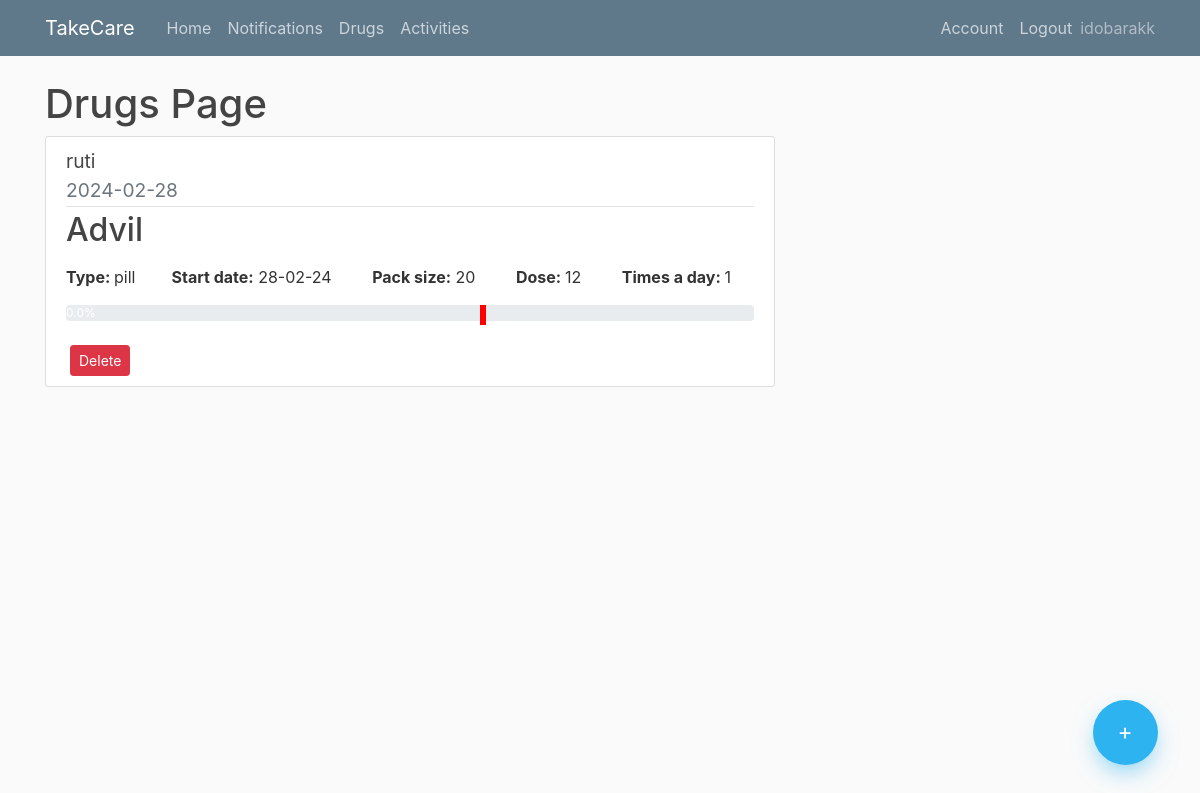
The app's page /drugs (signed in) with its own data.
### app/models.py (models this page shows, shortened)
class User(db.Model, UserMixin):
    id = db.Column(db.Integer, primary_key=True)
    username = db.Column(db.String(20), unique=True,nullable=False)
    email = db.Column(db.String(100), unique=True,nullable=False)
    image_file = db.Column(db.String(100),nullable=False,default='default.jpg')
    password= db.Column(db.String(60),nullable=False)
    ElderlyUser = db.relationship('Elderlyuser',backref='creator',lazy=True )
    Notifications = db.relationship('Notification',backref='creator',lazy=True )
    Drugs = db.relationship('Drug',backref='creator',lazy=True )

class Elderlyuser(db.Model, UserMixin):
    id = db.Column(db.Integer, primary_key=True)
    username = db.Column(db.String(20), unique=True,nullable=False)
    password= db.Column(db.String(60),nullable=False)
    user_id = db.Column(db.Integer, db.ForeignKey('user.id'), nullable=False)

class Drug(db.Model):
    id = db.Column(db.Integer, primary_key=True)
    name = db.Column(db.String(150),nullable=False)
    type = db.Column(db.Text,nullable=False)
    dose = db.Column(db.Integer,nullable=False)
    timesaday = db.Column(db.Integer,nullable=False)
    taketime= db.Column(db.Time, nullable=False)
    gap = db.Column(db.Integer, nullable=False)
    packsize = db.Column(db.Integer,nullable=False)
    daystotake = db.Column(db.Integer,nullable=False)
    startdate = db.Column(db.Date,nullable=False)
    user_id = db.Column(db.Integer, db.ForeignKey('user.id'), nullable=False)
    elderly_user_id = db.Column(db.Integer, db.ForeignKey('elderlyuser.id'), nullable=False)
    drugschedules = db.relationship("DrugSchedule", cascade="all, delete")

### app/routes.py (the view)
@app.route("/drugs")
@login_required
def drugs():
    if current_user.is_authenticated:
        drugs = Drug.query.filter_by(user_id=current_user.id)
        drug_schedule = DrugSchedule.query.filter_by(user_id=current_user.id)
        eldelys = Elderlyuser.query.filter_by(user_id=current_user.id)
        eldelys_dict = {i.id: i.username for i in eldelys}
        return render_template("drugs.html",drugs=drugs,drug_schedule=drug_schedule, title="Drugs",eldelys_dict=eldelys_dict)
    else:
        return render_template("home.html")

### app/models.py (called while the page is built)
@login_manager.user_loader
def load_user(user_id):
    return User.query.get(int(user_id))

### app/templates/drugs.html (shortened to what this page needs)
{% extends "layout.html" %}
{% block content %}
    <h1>Drugs Page</h1>
    <div class="floating-container">
        <a class="floating-button" href="{{ url_for('add_drug')}}"> +</a>
    </div>
    {% if drugs.count() == 0  %}
        <h3>No drug alerts found</h3>
    {% else %}
        {% for drug in drugs %}
            {% set counter = namespace(count=0) %}
            {% set totalcounter = namespace(count=0) %}
            {% for reminder in drug_schedule %}
                {% if reminder.drug_id == drug.id %}
                    {% set totalcounter.count = totalcounter.count + 1 %}
                    {% if reminder.took == 1 %}
                        {% set counter.count = counter.count + 1 %}
                    {% endif %}
                {% endif %}
            {% endfor %}
            {% if totalcounter.count > 0 %}
                {% set percentage = (counter.count / totalcounter.count * 100) | round %}
            {% else %}
                {% set percentage = 0 %}
            {% endif %}
            <article class="media content-section">
                <div class="media-body">
                    <div class="article-title">
                        <big>{{ eldelys_dict[drug.elderly_user_id] }}</big>
                    </div>
                    <div class="article-metadata">
                        <big class="text-muted">{{ drug.startdate.strftime('%Y-%m-%d') }} </big>
                    </div>
                    <h2>{{ drug.name }}</h2>
                    <p>
                        <strong>Type: </strong> {{ drug.type }}&nbsp; &nbsp; &nbsp; &nbsp;
                       <strong>Start date:</strong> {{ drug.startdate.strftime('%d-%m-%y') }} &nbsp; &nbsp; &nbsp; &nbsp;
                        <strong>Pack size:</strong> {{ drug.packsize }} &nbsp; &nbsp; &nbsp; &nbsp;
                       <strong> Dose: </strong>{{ drug.dose }} &nbsp; &nbsp; &nbsp; &nbsp;
                        <strong>Times a day: </strong>{{ drug.timesaday }} &nbsp;
                    </p>
                    <div class="progress">
                        <div class="progress-bar" role="progressbar" style="width: {{ percentage }}%;" aria-valuenow="{{ percentage }}" aria-valuemin="0" aria-valuemax="100">{{ percentage }}%</div>
                         <div style="width: 6px; height: 20px; position: absolute; background: red; right: 40%;" title="Nadav">
                        </div>
                    </div>
                    <br>
                    <button type="button" class="btn btn-danger btn-sm ml-1" data-toggle="modal" data-target="#deleteModal{{drug.id}}">
                        Delete
                    </button>
                </div>
            </article>
        {% endfor %}
    {% endif %}
{% endblock content %}

### app/templates/layout.html (shortened to what this page needs)
<!DOCTYPE html>
<html>
<head>
    <link rel="stylesheet" href="https://maxcdn.bootstrapcdn.com/bootstrap/4.0.0/css/bootstrap.min.css">
    <link rel="stylesheet" type="text/css" href="{{ url_for('static', filename='main.css') }}">
</head>
<body>
    <header class="site-header">
      <nav class="navbar navbar-expand-md navbar-dark bg-steel fixed-top">
        <div class="container">
          <a class="navbar-brand mr-4" href="/">TakeCare</a>
          <div class="collapse navbar-collapse" id="navbarToggle">
            <div class="navbar-nav mr-auto">
              <a class="nav-item nav-link" href="{{url_for('home')}}">Home</a>
              <a class="nav-item nav-link" href="{{url_for('notification')}}">Notifications</a>
              <a class="nav-item nav-link" href="{{url_for('drugs')}}">Drugs</a>
              <a class="nav-item nav-link" href="{{url_for('activities')}}">Activities</a>
            </div>
            {% if not current_user.is_authenticated %}
            <div class="navbar-nav">
              <a class="nav-item nav-link" href="{{url_for('login')}}">Login</a>
              <a class="nav-item nav-link" href="{{url_for('register')}}">Register</a>
            </div>
            {% else %}
            <div class="navbar-nav">
              <a class="nav-item nav-link" href="{{url_for('account')}}">Account</a>
              <a class="nav-item nav-link" href="{{url_for('logout')}}">Logout</a>
              <sapn class="navbar-text">{{current_user.username}}</span>
            </div>
            {% endif %}
          </div>
        </div>
      </nav>
    </header>
    <main role="main" class="container">
      <div class="row">
        <div class="col-md-8">
          {% block content %} {% endblock %}
        </div>
    </main>
</body>
</html>

### app/static/main.css (style rules this page uses)
body { background: #fafafa; color: #333333; margin-top: 5rem; }
h1, h2, h3, h4, h5, h6 { color: #444444; }
.bg-steel { background-color: #5f788a; }
.site-header .navbar-nav .nav-link { color: #cbd5db; }
.content-section { background: #ffffff; padding: 10px 20px; border: 1px solid #dddddd; border-radius: 3px; margin-bottom: 20px; }
.article-title { color: #444444; }
.article-metadata { padding-bottom: 1px; margin-bottom: 4px; border-bottom: 1px solid #e3e3e3 }
.floating-container { position: fixed; width: 100px; height: 100px; bottom: 0; right: 0; margin: 35px 25px; }
.floating-container .floating-button { position: absolute; width: 65px; height: 65px; background: #2cb3f0; bottom: 0; border-radius: 50%; left: 0; right: 0; margin: auto; color: white; line-height: 65px; text-align: center; font-size: 23px; z-index: 100; box-shadow: 0 10px 25px -5px rgba(44, 179, 240, 0.6); cursor: pointer; -webkit-transition: all 0.3s; transition: all 0.3s; }

### records on screen
User: username "idobarakk"
Drug: startdate "2024-02-28", name "Advil", type "pill", startdate "28-02-24", packsize "20", dose "12", timesaday "1", percentage "0.0"
Elderlyuser: username "ruti"
